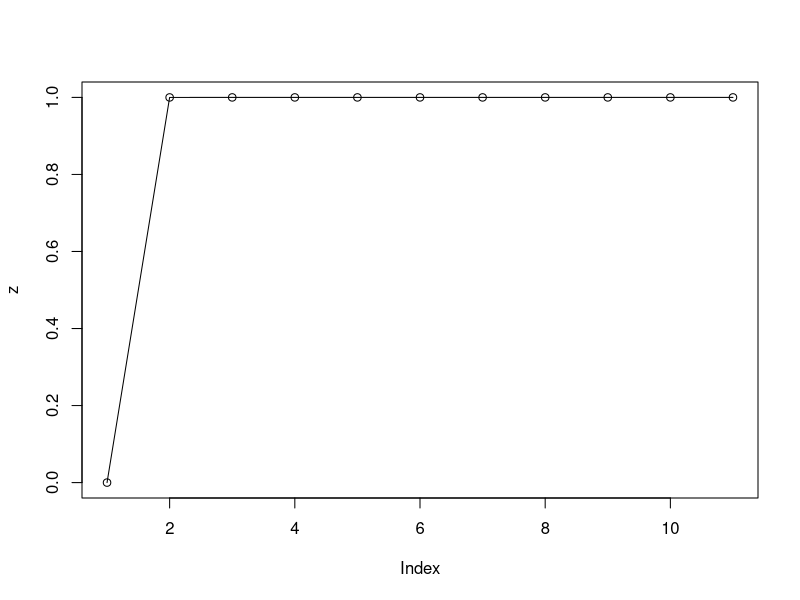

This figure's R source:
## ---- chunk 1
knitr::opts_chunk$set(echo = TRUE)
## ---- chunk 2
lambda = 10

x<-seq(0,10,by=1)
z = pexp(x,lambda)
u = mean(pexp(x,lambda))
u
#Tenzij je net aankomt dat de tram er is wacht je eigenlijk altijd gemiddeld 5 minuten
#Dus gemiddeld komt er elke 5 minuten een tram

#Aantal minuten wachten
y = u*10/2
y
round(y)

## ---- chunk 3
plot(z,names.arg = 0:10)
lines(z)
